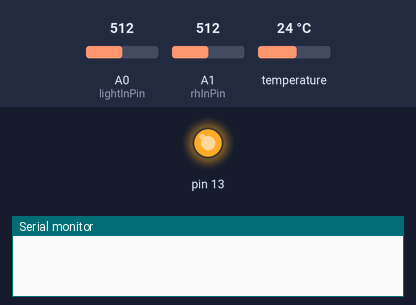
Simulated run of this sketch. Board: Arduino Uno, built with avr-gcc and run on an emulated ATmega328P. Shown: output pins drawn as LEDs (lit = HIGH), the last lines printed to the serial monitor. The inputs (shaded band) are chosen by the test bench; at power-on: A0 (lightInPin) = 512, A1 (rhInPin) = 512, temperature 24 °C.

Above: at 0.5 s.
At 3.5 s:
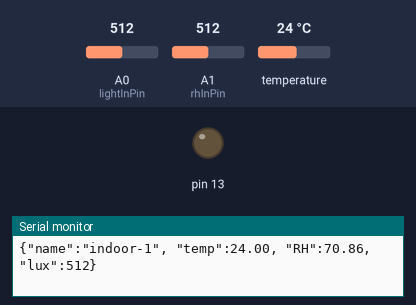
Timing chart, 0 to 7.8 s (numbered marks = the images above):
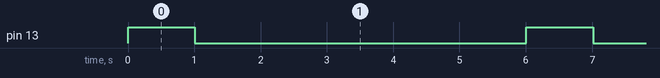

The sketch:

csl.ino
```cpp
/*
Paul Hubbard
Jan 6 2012

Updated home weather station code, Arduino portion. This file is for the remote sensor node, which
sends its data via the XBee ZigBee radio module.

Sensors:
 - DS18B20 on digital pin 8 (OneWire temp sensor)
 - Ohmic Instruments SC-600 humidity sensor on analog pin 1
 - Sparkfun TEMT6000 breakout board light sensor on analog pin 0

Hardware:
- XBee connected, with PAN ID matching that of the coordinator. XBee must have TX/RX connected
either via jumpers or switches, so that the serial writes go out over Zigbee.
-- Radio must be programmed to be either remote or router, zigbee, probably AT mode, 9600N81.

Notes:
 - Hardwired temp sensor address. Need to put the search loop back in, so I can swap sensors.
 - Using floating point math. Might as well, speed a total non-issue.
 - Light sensor is uncalibrated, seems to max out at ~1k lux. Way less than full daylight.
*/

#include <OneWire.h>
#include <SPI.h>
#include <stdarg.h>
#include <avr/wdt.h>

 // DS18B20 Temperature chip i/o
OneWire ds(8);
byte addr[8] = {0x28, 0x2a, 0x34, 0xb7, 0x03, 0x00, 0x00, 0x0F};
const int lightInPin = A0;
const int rhInPin = A1;


void setup(void)
{
  // Pin 13 has an LED connected on most Arduino boards:
  pinMode(13, OUTPUT);
  digitalWrite(13, HIGH);   // set the LED on

  // initialize inputs/outputs
  // start serial port
  Serial.begin(9600);

  // Enable watchdog timer, 8 second deadtime
  // See http://tushev.org/articles/electronics/48-arduino-and-watchdog-timer
  wdt_enable(WDTO_8S);

  digitalWrite(13, LOW);
}


float rhConvert(int reading, float temp)
{
  float rhVolts = 0.0;
  float rhcf = 1.0;
  float rh = 0.0;
  float c_rh = 0.0;

  rhVolts = reading * 0.0048828125;
  // RH temp correction is -0.7% per deg C
  rhcf = (-0.7 * (temp - 25.0)) / 100.0;
  rh = (rhVolts * 45.25) - 42.76;
  c_rh = rh + (rhcf * rh);
  return c_rh;
}

float getTemp(void)
{
  byte i;
  byte data[12];
  int adcCounts = 0;
  int HighByte, LowByte, TReading, SignBit, Tc_100, Whole, Fract;
  float temp = 0.0;

  ds.reset();
  ds.select(addr);
  ds.write(0x44);         // start conversion

  delay(1000);     // maybe 750ms is enough, maybe not
  // we might do a ds.depower() here, but the reset will take care of it.

  ds.reset();
  ds.select(addr);
  ds.write(0xBE);         // Read Scratchpad

  for ( i = 0; i < 9; i++) {           // we need 9 bytes
    data[i] = ds.read();
  }

  LowByte = data[0];
  HighByte = data[1];
  TReading = (HighByte << 8) + LowByte;
  SignBit = TReading & 0x8000;  // test most sig bit
  if (SignBit) // negative
  {
    TReading = (TReading ^ 0xffff) + 1; // 2's comp
  }

  temp = TReading * 0.0625;
  return temp;
}

float getRH(float temp)
{
  int adcCounts = 0;

  adcCounts = analogRead(rhInPin);
  return rhConvert(adcCounts, temp);
}

int getLight(void)
{
  return analogRead(lightInPin);
}

// Sends a JSON-encoded single line, with sensor ID 'indoor-1' and fields simply named.
void sendData(void)
{
  float temp = getTemp();
  float rh = getRH(temp);
  int lux = getLight();

  Serial.print("{\"name\":\"indoor-1\", ");
  Serial.print("\"temp\":");
  Serial.print(temp);
  Serial.print(", \"RH\":");
  Serial.print(rh);
  Serial.print(", \"lux\":");
  Serial.print(lux);
  Serial.println("}");
}

void loop(void)
{
  digitalWrite(13, HIGH);
  sendData();
  // Reset watchdog timer
  wdt_reset();
  digitalWrite(13, LOW); // LED off

  delay(5000);
}
```

Measured:
- by itself, pin 13: alternates HIGH for 1.0 s and LOW for 5.0 s
